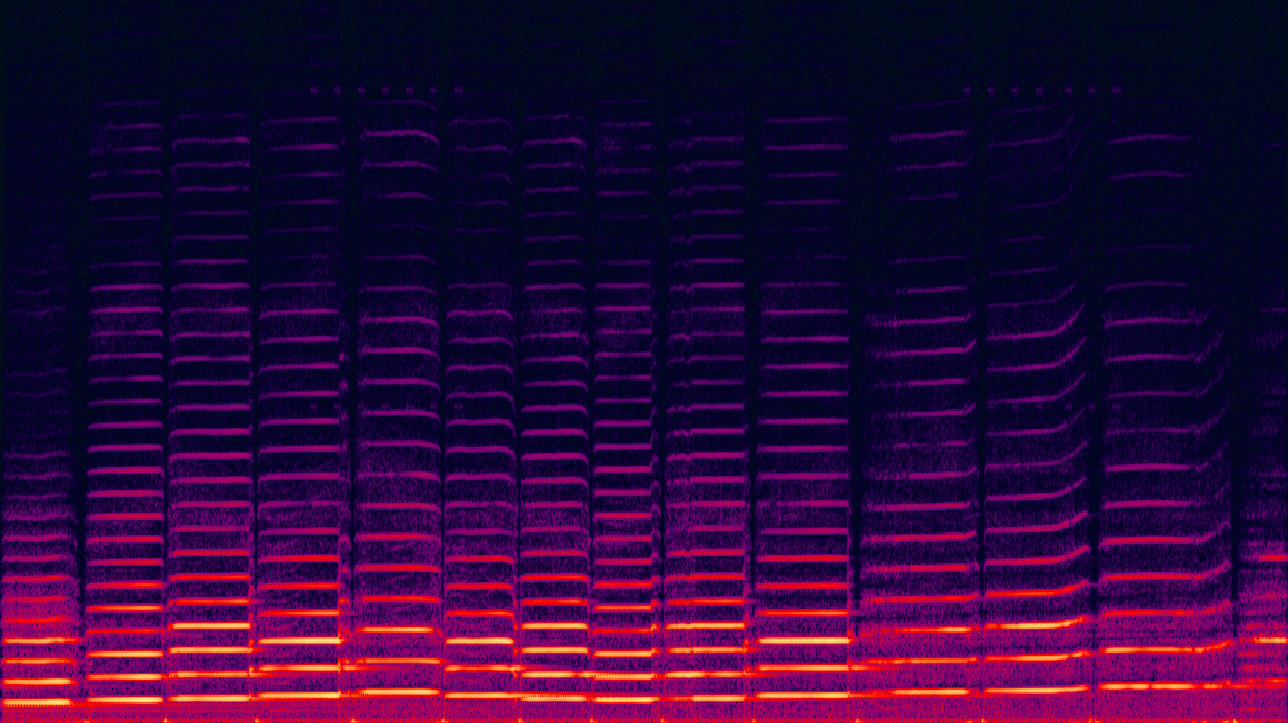
#> input picture notebooks/segmentation/violin.png, 1288 x 723 px
$ jupyter execute '(dicard) Grabcut.ipynb'
#> lines starting #> are read from the running program, lines starting #| are printed output that depends on the picture
# Random

There's no way to tell what might be useful in here, but let's take an image, try things, and see what happens. I'll learn along the way.

### GrabCut Algorithm

[This](https://opencv-python-tutroals.readthedocs.io/en/latest/py_tutorials/py_imgproc/py_grabcut/py_grabcut.html) looks like it could be interesting. This is one of a handful of graph based segmentation techniques.

Let's apply it to the violin example:

[cell 1]
import numpy as np
import cv2
from matplotlib import pyplot as plt

img = cv2.imread('violin.png')
#> img is the input picture: shape (723, 1288, 3); mean B, G, R 55.8, 5.9, 45.3
mask = np.zeros(img.shape[:2],np.uint8)

bgdModel = np.zeros((1,65),np.float64)
fgdModel = np.zeros((1,65),np.float64)

height = img.shape[0]
#> height = 723
width = img.shape[1]
#> width = 1288

rect = (1,1,width,height)
#> rect = (1, 1, 1288, 723)
cv2.grabCut(img,mask,rect,bgdModel,fgdModel,5,cv2.GC_INIT_WITH_RECT)

#mask2 = np.where((mask==2)|(mask==0),0,1).astype('uint8')
#img = img*mask2[:,:,np.newaxis]

plt.imshow(img)
plt.show()

[cell 2]
import numpy as np
import cv2

gray = cv2.imread('violin.png')
edges = cv2.Canny(gray,50,150,apertureSize = 3)
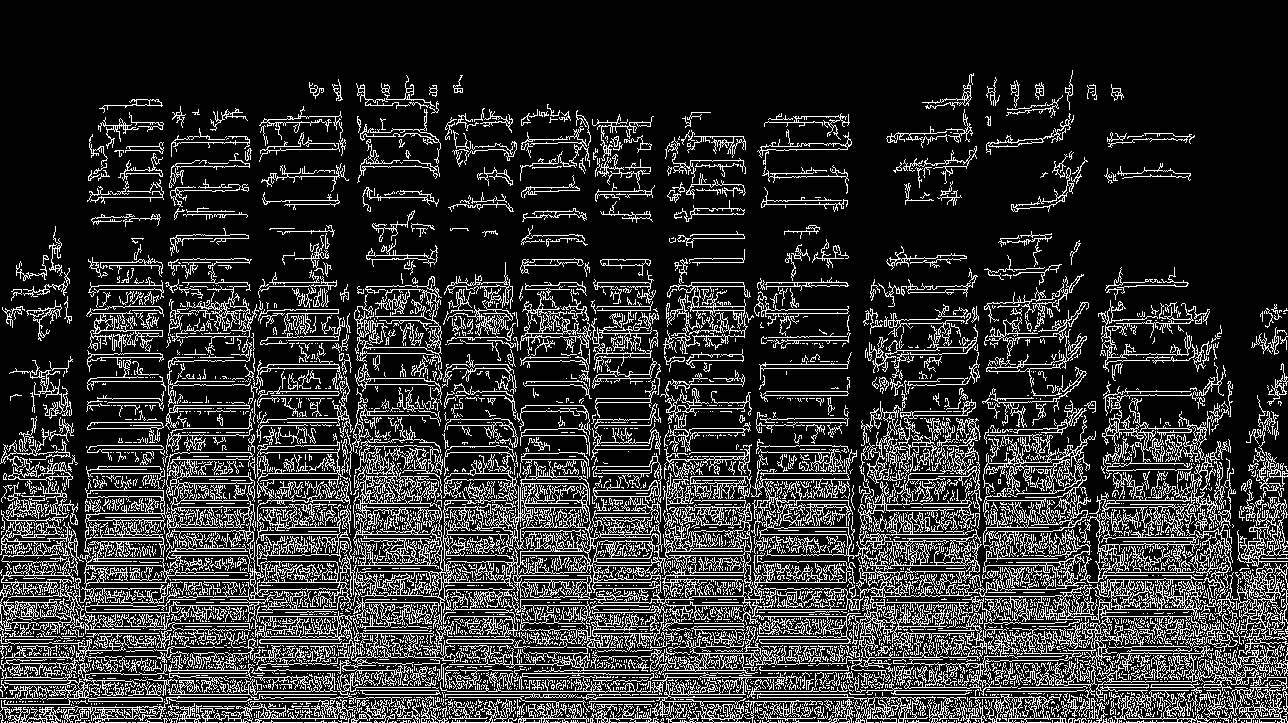
#> edges: shape (723, 1288); 18.6% white in thin lines or dots
cv2.imwrite('edges-50-150.jpg',edges)
minLineLength=100
lines = cv2.HoughLinesP(image=edges,rho=1,theta=np.pi/180, threshold=100,lines=np.array([]), minLineLength=minLineLength,maxLineGap=80)
#> lines = 532 rows, first 6: [0, 718, 1286, 718], [6, 697, 1286, 697], [0, 609, 1286, 609], [1, 701, 1286, 701], [1, 582, 1286, 582], [1, 534, 1283, 534]

a,b,c = lines.shape
#> a = 532; b = 1; c = 4
for i in range(a):
    cv2.line(gray, (lines[i][0][0], lines[i][0][1]), (lines[i][0][2], lines[i][0][3]), (0, 0, 255), 3, cv2.LINE_AA)
    cv2.imwrite('houghlines5.jpg',gray)
#> this loop made 532 passes
#> pass 1, `cv2.imwrite('houghlines5.jpg',gray)`:
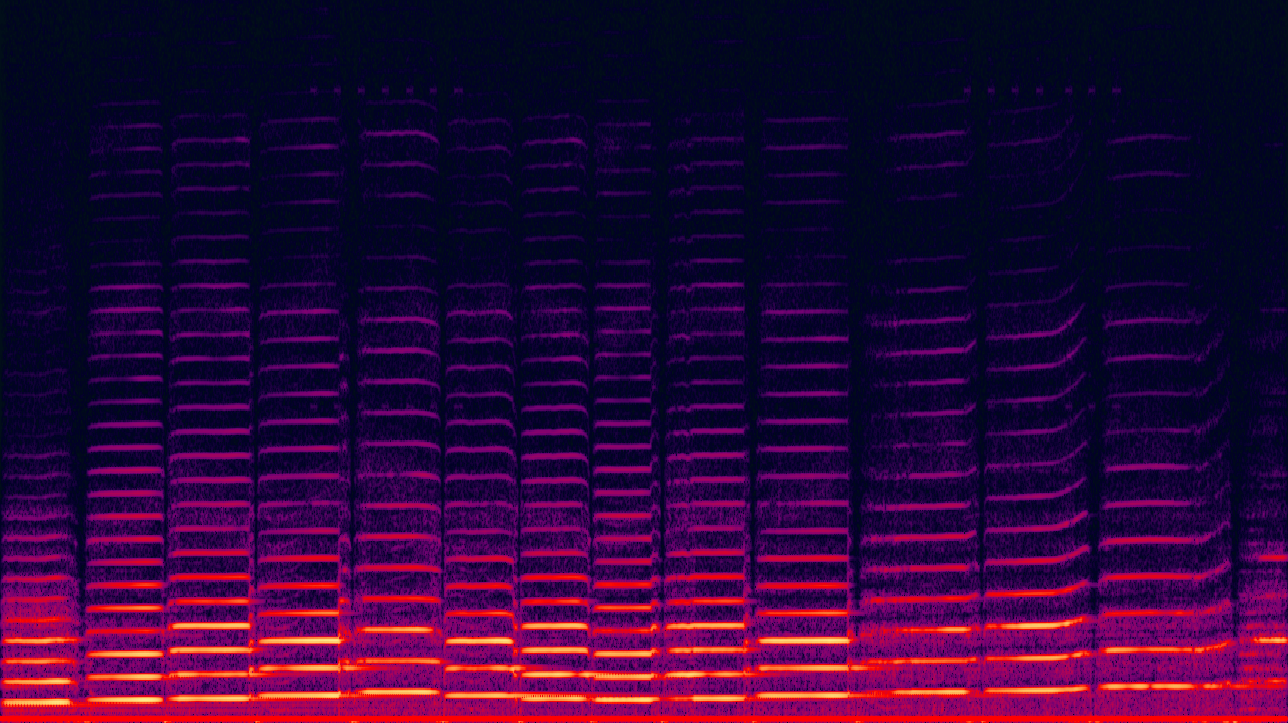
#> saved as houghlines5.jpg: shape (723, 1288, 3); mean B, G, R 55.3, 5.9, 45.9
#> pass 2, `cv2.imwrite('houghlines5.jpg',gray)`:
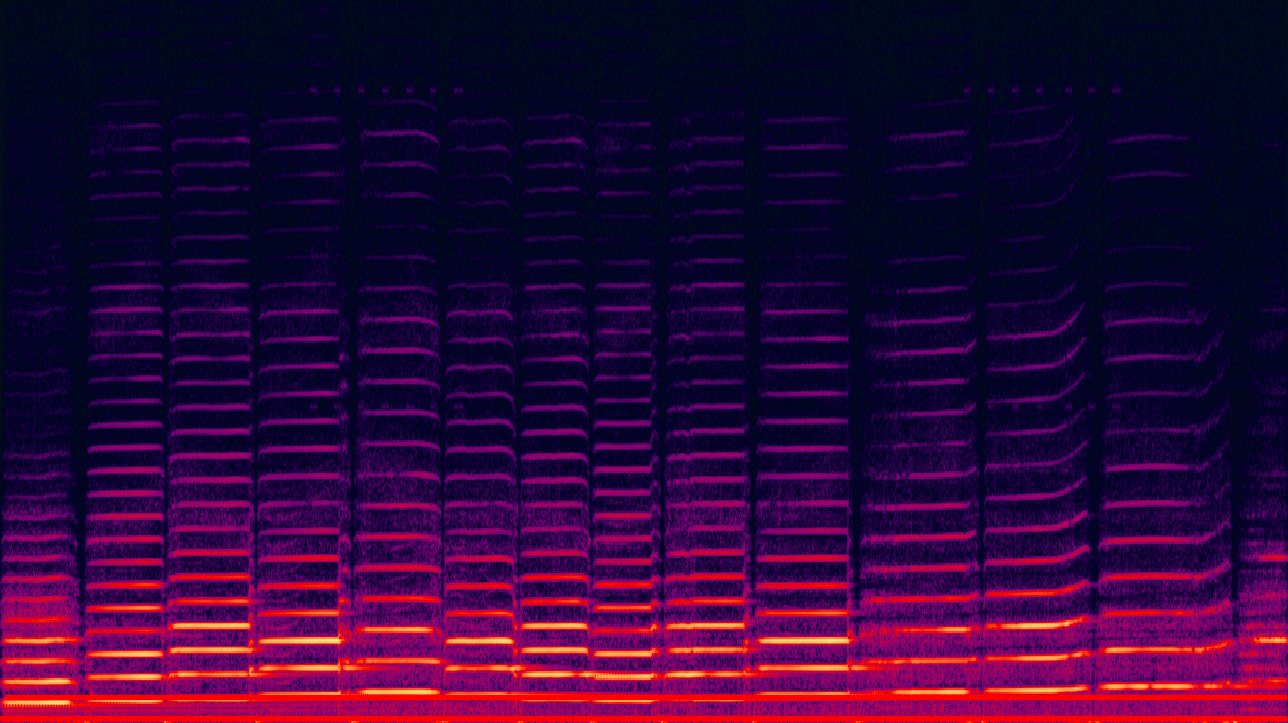
#> saved as houghlines5.jpg: shape (723, 1288, 3); mean B, G, R 54.7, 5.5, 46.3
#> after the loop:
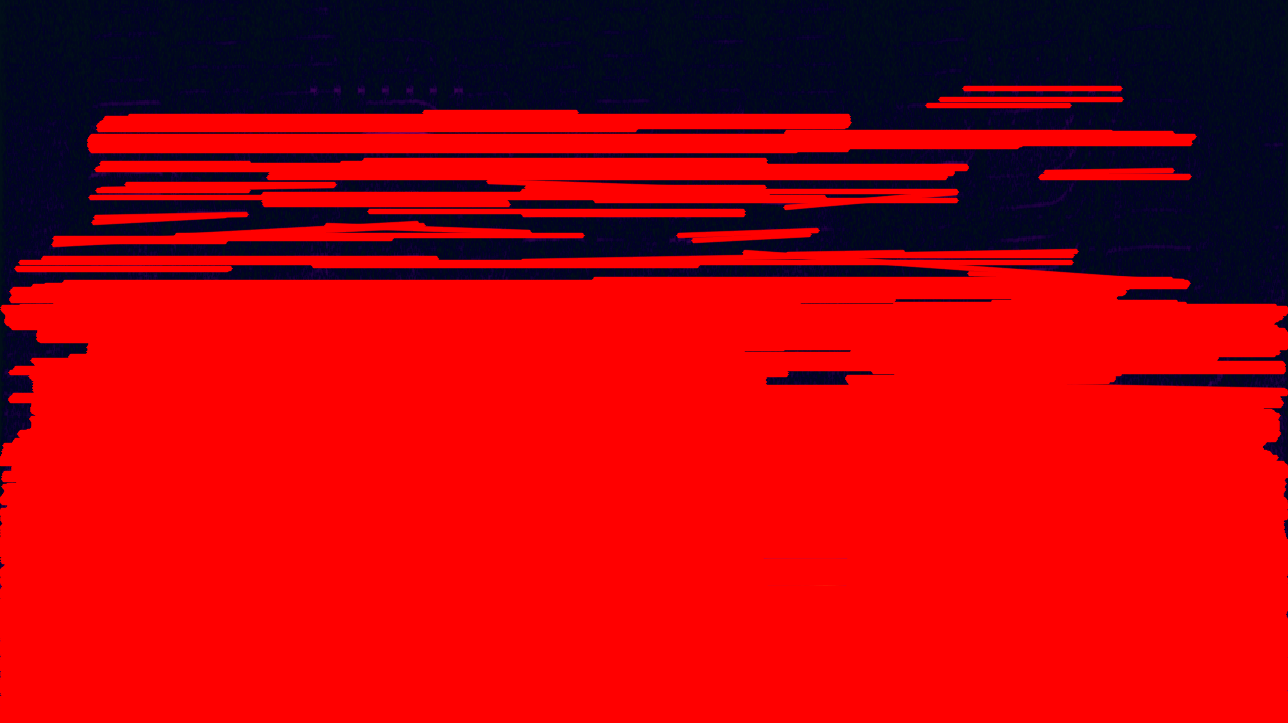
#> gray: shape (723, 1288, 3); mean B, G, R 10.1, 1.6, 180

plt.imshow(gray)
plt.show()
